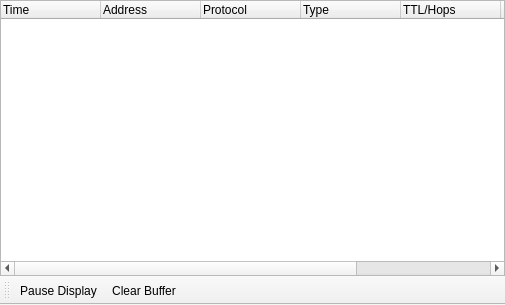
<?xml version="1.0" encoding="UTF-8"?>
<ui version="4.0">
 <class>WidgetPacketDump</class>
 <widget class="QMainWindow" name="WidgetPacketDump">
  <property name="geometry">
   <rect>
    <x>0</x>
    <y>0</y>
    <width>505</width>
    <height>305</height>
   </rect>
  </property>
  <property name="windowTitle">
   <string>MainWindow</string>
  </property>
  <widget class="QWidget" name="centralwidget">
   <layout class="QVBoxLayout" name="verticalLayout">
    <property name="spacing">
     <number>0</number>
    </property>
    <property name="margin">
     <number>0</number>
    </property>
    <item>
     <widget class="QTreeWidget" name="treeWidgetPacketDump">
      <property name="showDropIndicator" stdset="0">
       <bool>false</bool>
      </property>
      <property name="alternatingRowColors">
       <bool>true</bool>
      </property>
      <property name="rootIsDecorated">
       <bool>false</bool>
      </property>
      <property name="itemsExpandable">
       <bool>false</bool>
      </property>
      <property name="wordWrap">
       <bool>true</bool>
      </property>
      <column>
       <property name="text">
        <string>Time</string>
       </property>
      </column>
      <column>
       <property name="text">
        <string>Address</string>
       </property>
      </column>
      <column>
       <property name="text">
        <string>Protocol</string>
       </property>
      </column>
      <column>
       <property name="text">
        <string>Type</string>
       </property>
      </column>
      <column>
       <property name="text">
        <string>TTL/Hops</string>
       </property>
      </column>
      <column>
       <property name="text">
        <string>HEX</string>
       </property>
      </column>
      <column>
       <property name="text">
        <string>ASCII</string>
       </property>
      </column>
     </widget>
    </item>
   </layout>
  </widget>
  <widget class="QToolBar" name="toolBar">
   <property name="windowTitle">
    <string>toolBar</string>
   </property>
   <property name="iconSize">
    <size>
     <width>16</width>
     <height>16</height>
    </size>
   </property>
   <property name="toolButtonStyle">
    <enum>Qt::ToolButtonTextBesideIcon</enum>
   </property>
   <attribute name="toolBarArea">
    <enum>BottomToolBarArea</enum>
   </attribute>
   <attribute name="toolBarBreak">
    <bool>false</bool>
   </attribute>
   <addaction name="actionPacketDumpPauseDisplay"/>
   <addaction name="actionPacketDumpClearBuffer"/>
  </widget>
  <action name="actionPacketDumpPauseDisplay">
   <property name="icon">
    <iconset resource="Resource.qrc">
     <normaloff>:/Resource/Media/PauseMedia.png</normaloff>:/Resource/Media/PauseMedia.png</iconset>
   </property>
   <property name="text">
    <string>Pause Display</string>
   </property>
   <property name="toolTip">
    <string>Pause Display</string>
   </property>
  </action>
  <action name="actionPacketDumpClearBuffer">
   <property name="icon">
    <iconset resource="Resource.qrc">
     <normaloff>:/Resource/Generic/Clear.png</normaloff>:/Resource/Generic/Clear.png</iconset>
   </property>
   <property name="text">
    <string>Clear Buffer</string>
   </property>
   <property name="toolTip">
    <string>Clear Buffer</string>
   </property>
  </action>
 </widget>
 <resources>
  <include location="Resource.qrc"/>
 </resources>
 <connections/>
</ui>
